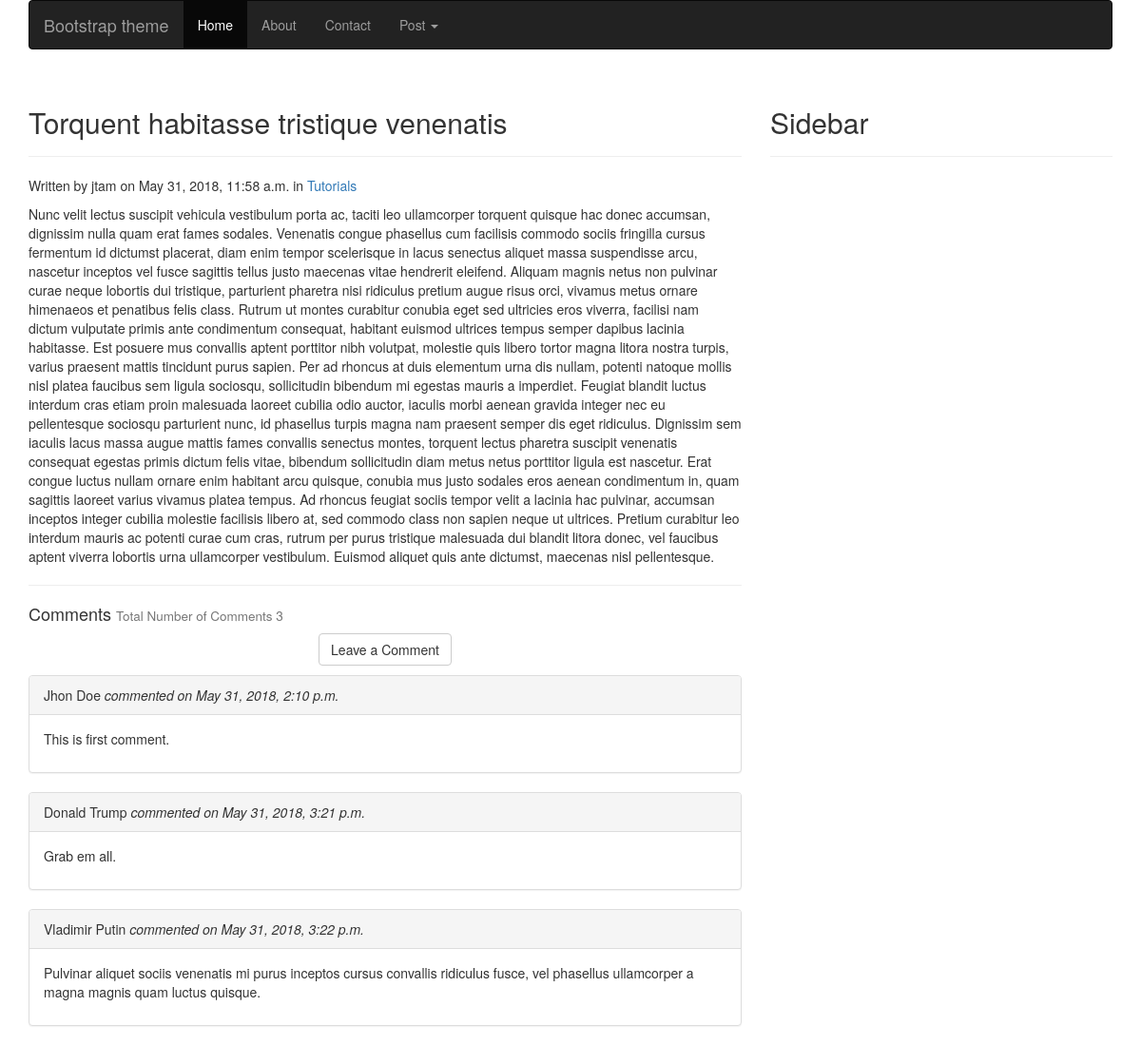
Screenshot of /blog/post/ with the database file from the repository.
### blog/models.py (models this page shows, shortened)
class Post(models.Model):
	STATUS_CHOICES = (
			('draft','Draft'),
			('published','Published'),
		)
	title = models.CharField(max_length=250)
	category = models.ForeignKey(Category)
	slug = models.SlugField(max_length=250, unique=True)
	content = models.TextField()
	seo_title = models.CharField(max_length=250)
	seo_descripttion = models.CharField(max_length=160)
	author = models.ForeignKey(User, related_name='blog_posts')
	published = models.DateTimeField(default=timezone.now)
	created = models.DateTimeField(auto_now_add=True)
	updated = models.DateTimeField(auto_now=True)
	status = models.CharField(max_length=9, choices=STATUS_CHOICES, default='draft')

class Category(models.Model):
	name = models.CharField(max_length=250)
	slug = models.SlugField(max_length=250, unique=True)
	class Meta:
		ordering = ['name']
		verbose_name = 'category'
		verbose_name_plural = 'categories'
	def get_absolute_url(self):
		return reverse('blog:list_of_posts_by_category', args=[self.slug])
	def __str__(self):
		return self.name

class Comment(models.Model):
	post = models.ForeignKey(Post, related_name='comments')
	user = models.CharField(max_length=250)
	email = models.EmailField()
	body = models.TextField()
	created = models.DateTimeField(auto_now_add=True)
	approved = models.BooleanField(default=False)
	def approved(self):
		self.approved = True
		self.save()

### blog/views.py (the view)
# urls.py: url(r'^(?P<slug>[-\w]+)/$', views.post_detail, name='post_detail'),
def post_detail(request, slug):
	post = get_object_or_404(Post, slug=slug)
	context = {'post':post}
	if post.status == 'published':
		template = 'blog/post/post_detail.html'
		return render(request, template, context)
	else:
		template = 'blog/post/post_preview.html'
		return render(request, template, context)

### blog/templates/blog/post/post_detail.html (shortened to what this page needs)
{% extends "blog/base.html" %}
{% block content %}
<div class="row">
	<div class="col-md-8">
		<div class="page-header">
			<h2>{{post.title}}</h2>
		</div>
		<p>Written by {{post.author}} on {{post.published}} in <a href="{{post.category.get_absolute_url}}">{{post.category}}</a></p>
		{{post.content|linebreaks}}
		<hr>
		<h4>Comments <small>Total Number of Comments {{post.comments.count}}</small></h4>
		<p class="text-center">
			<a href="{% url 'blog:add_comment' slug=post.slug %}" class="btn btn-default">Leave a Comment</a>
		</p>
		{% for comment in post.comments.all %}
			<div class="panel panel-default">
				<div class="panel-heading">
					{{comment.user}} <i>commented on {{comment.created}}</i>
				</div>
				<div class="panel-body">
					<p>{{comment.body}}</p>
				</div>
			</div>
			{% empty %}
			<p>There is no comment.</p>
		{% endfor %}
			</div>
	<div class="col-md-4">
		<div class="page-header">
			<h2>Sidebar</h2>
		</div>
	</div>
{% endblock content %}

### rows the page displays
Post: title "Torquent habitasse tristique venenatis", author "jtam", published "May 31, 2018, 11:58 a.m.", category "Tutorials", content "Nunc velit lectus suscipit vehicula vestibulum porta ac, taciti leo ullamcorper torquent quisque hac donec accumsan, dignissim nulla quam erat fames sodales. Venenatis congue phasellus cum facilisis commodo sociis fringilla cursus fermentum id dictumst placerat, diam enim tempor scelerisque in lacus senectus aliquet massa suspendisse arcu, nascetur inceptos vel fusce sagittis tellus justo maecenas vitae hendrerit eleifend. Aliquam magnis netus non pulvinar curae neque lobortis dui tristique, parturient pharetra nisi ridiculus pretium augue risus orci, vivamus metus ornare himenaeos et penatibus felis class. Rutrum ut montes curabitur conubia eget sed ultricies eros viverra, facilisi nam…", comments.count "3"
Comment: user "Jhon Doe", created "May 31, 2018, 2:10 p.m.", body "This is first comment."
Comment: user "Donald Trump", created "May 31, 2018, 3:21 p.m.", body "Grab em all."
Comment: user "Vladimir Putin", created "May 31, 2018, 3:22 p.m.", body "Pulvinar aliquet sociis venenatis mi purus inceptos cursus convallis ridiculus fusce, vel phasellus ullamcorper a magna magnis quam luctus quisque."
